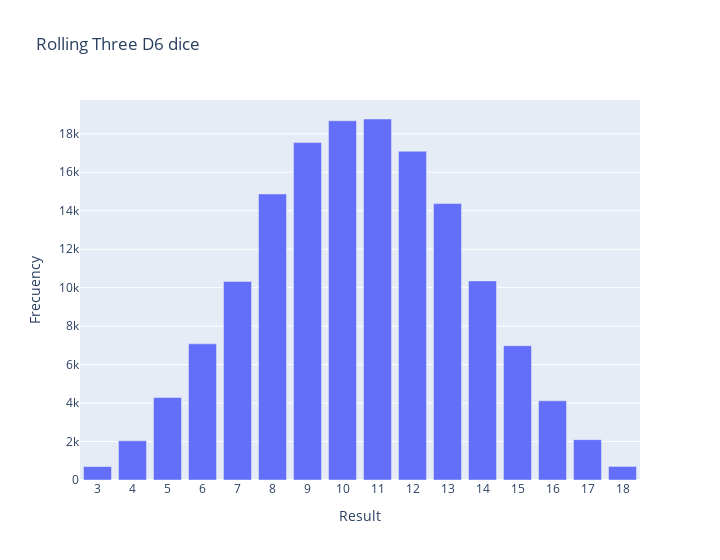

The cell this chart's notebook holds for it:
### Markdown cell above
### Rolling Dice Exercises

A: Roll three d6 dice.

B: Multiply the numbers of two d6 instead summing in together.

C: Try using list comprehensions instead of for loops: 
```python
numbers = [i for i in range(10)]

# It's like:

x = []
for i in range(10):
    x.append(i)
```

D: Try using Matplotlib to make a die-rolling visualization, and use Plotly to make the sivualization for a random walk. 
(You'll need to consult the documentations for each library to complete this exercise.)

### Code cell
#### Roll three D6 dice

import plotly.express as px

from modules.die import Die

die_1 = Die(6)
die_2 = Die(6)
die_3 = Die(6)

results = []
for roll_num in range(150000):
    result = die_1.roll() + die_2.roll() + die_3.roll()
    results.append(result)

frecuencies = []
max_result = die_1.num_sides + die_2.num_sides + die_3.num_sides
poss_results = range(3, max_result+1)
for value in poss_results:
    frequency = results.count(value)
    frecuencies.append(frequency)

title = "Rolling Three D6 dice" 
labels = {"x":"Result", "y": "Frecuency"}
fig = px.bar(x=poss_results, y=frecuencies, title=title, labels=labels, width=720)

fig.update_layout(xaxis_dtick=1)

fig.show()

# fig.write_html("visual_frecuencies_d6d10.html") --> Remember this for save your chart html

### Figure 1 — Plotly figure (JSON) as saved in the notebook; plotly's stock layout.template omitted (floating-point values rounded to 4 significant figures)
{"data": [{"alignmentgroup": "True", "hovertemplate": "Result=%{x}<br>Frecuency=%{y}<extra></extra>", "legendgroup": "", "marker": {"color": "#636efa", "pattern": {"shape": ""}}, "name": "", "offsetgroup": "", "orientation": "v", "showlegend": false, "textposition": "auto", "type": "bar", "x": [3, 4, 5, 6, 7, 8, 9, 10, 11, 12, 13, 14, 15, 16, 17, 18], "xaxis": "x", "y": [698, 2036, 4285, 7079, 10324, 14871, 17542, 18677, 18769, 17093, 14371, 10351, 6982, 4117, 2099, 706], "yaxis": "y"}], "layout": {"barmode": "relative", "legend": {"tracegroupgap": 0}, "title": {"text": "Rolling Three D6 dice"}, "width": 720, "xaxis": {"anchor": "y", "domain": [0, 1], "dtick": 1, "title": {"text": "Result"}}, "yaxis": {"anchor": "x", "domain": [0, 1], "title": {"text": "Frecuency"}}}}
